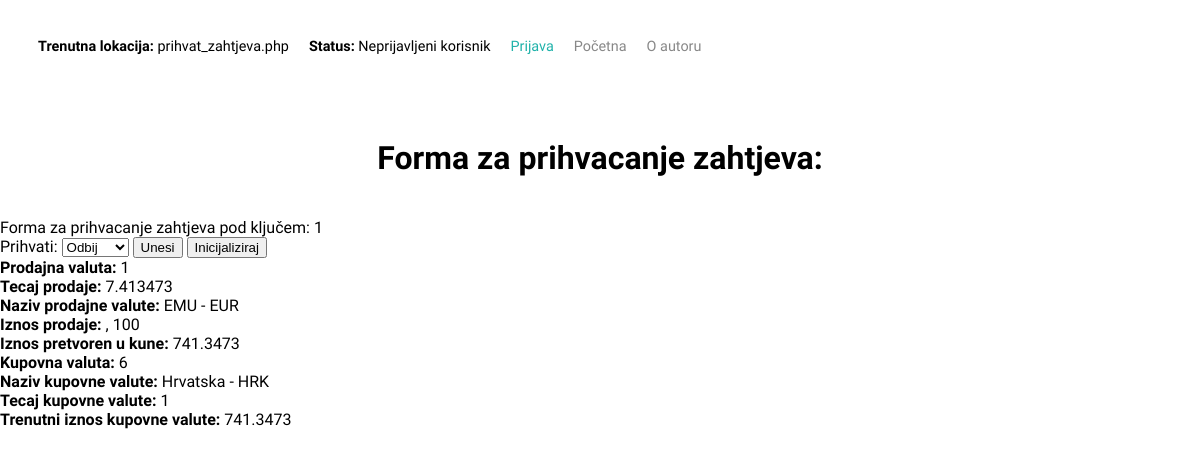
Screenshot of /prihvat_zahtjeva.php?id=1 with the database file from the repository.
### tables this page shows
CREATE TABLE IF NOT EXISTS `zahtjev` (
  `zahtjev_id` INT NOT NULL AUTO_INCREMENT,
  `korisnik_id` INT NOT NULL,
  `iznos` DECIMAL NOT NULL,
  `prodajem_valuta_id` INT NOT NULL,
  `kupujem_valuta_id` INT NOT NULL,
  `datum_vrijeme_kreiranja` DATETIME NOT NULL,
  `prihvacen` TINYINT(1) NOT NULL,
  PRIMARY KEY (`zahtjev_id`),
  INDEX `fk_zahtjev_valuta1_idx` (`prodajem_valuta_id` ASC),
  INDEX `fk_zahtjev_valuta2_idx` (`kupujem_valuta_id` ASC),
  INDEX `fk_zahtjev_korisnik1_idx` (`korisnik_id` ASC),
  CONSTRAINT `fk_zahtjev_valuta1`
    FOREIGN KEY (`prodajem_valuta_id`)
    REFERENCES `valuta` (`valuta_id`)
    ON DELETE NO ACTION
    ON UPDATE NO ACTION,
  CONSTRAINT `fk_zahtjev_valuta2`
    FOREIGN KEY (`kupujem_valuta_id`)
    REFERENCES `valuta` (`valuta_id`)
    ON DELETE NO ACTION
    ON UPDATE NO ACTION,
  CONSTRAINT `fk_zahtjev_korisnik1`
    FOREIGN KEY (`korisnik_id`)
    REFERENCES `korisnik` (`korisnik_id`)
    ON DELETE NO ACTION
    ON UPDATE NO ACTION);

CREATE TABLE IF NOT EXISTS `valuta` (
  `valuta_id` INT NOT NULL AUTO_INCREMENT,
  `moderator_id` INT NOT NULL,
  `naziv` VARCHAR(50) NOT NULL,
  `tecaj` DOUBLE NOT NULL,
  `slika` TEXT NOT NULL,
  `zvuk` TEXT NULL COMMENT '	',
  `aktivno_od` TIME NULL,
  `aktivno_do` TIME NULL,
  `datum_azuriranja` DATE NULL,
  PRIMARY KEY (`valuta_id`),
  INDEX `fk_liga_korisnik1_idx` (`moderator_id` ASC),
  CONSTRAINT `fk_liga_korisnik1`
    FOREIGN KEY (`moderator_id`)
    REFERENCES `korisnik` (`korisnik_id`)
    ON DELETE NO ACTION
    ON UPDATE NO ACTION);

### prihvat_zahtjeva.php (the view, shortened to what this page needs)
<?php
include("zaglavljeproba.php");
$veza = spojiSeNaBazu();
$id_prihvat = $_GET["id"];
?>
<!DOCTYPE html>
<html lang="en">
<head>
	<link href="jkovacevi.css" rel="stylesheet" type="text/css">
</head>
<body>
	<br>
	<div class="container">
		<div class="naslov">
			<h1>Forma za prihvacanje zahtjeva:</h1>
		</div>
	</div>
	<br>
	<?php
	echo "Forma za  prihvacanje zahtjeva pod ključem: $id_prihvat";
	?>
	<form id="obrazac" name="obrazac" method="post" action="<?php echo $_SERVER["PHP_SELF"] . "?id={$id_prihvat}"; ?>">
		<label for="prihvacen">Prihvati:</label>
		<select name="prihvacen">
			<option value="0">Odbij</option>
		</select>
		<input class="pok" name="submit" type="submit" value="Unesi" />
		<input id="reset" class="pok" type="reset" name="reset" value="Inicijaliziraj" />
	</form>
	<?php
	$result2 = mysqli_query($veza, "SELECT * FROM zahtjev WHERE zahtjev_id= '{$id_prihvat}'");
	$row = mysqli_fetch_array($result2);
	$prodajem_valutu = $row[3];
	echo "<span><strong>Prodajna valuta: </strong>$prodajem_valutu</span><br/>";
	$result3 = mysqli_query($veza, "SELECT * FROM valuta WHERE valuta_id= '{$prodajem_valutu}'");
	$row = mysqli_fetch_array($result3);
	$tecaj = $row[3];
	echo "<span><strong>Tecaj prodaje: </strong>$tecaj</span><br/>";
	$result7 = mysqli_query($veza, "SELECT * FROM valuta WHERE valuta_id= '{$prodajem_valutu}'");
	$row = mysqli_fetch_array($result7);
	$naziv_prodaje = $row[2];
	echo "<span><strong>Naziv prodajne valute: </strong>$naziv_prodaje</span><br/>";
	$result4 = mysqli_query($veza, "SELECT * FROM zahtjev WHERE zahtjev_id= '{$id_prihvat}'");
	$row = mysqli_fetch_array($result4);
	$iznos2 = $row[2];
	echo "<span><strong>Iznos prodaje: </strong>, $iznos2</span><br/>";
	$pretvorba = $iznos2 * $tecaj;
	echo "<span><strong>Iznos pretvoren u kune: </strong>$pretvorba</span><br/>";
	$result5 = mysqli_query($veza, "SELECT * FROM zahtjev WHERE zahtjev_id= '{$id_prihvat}'");
	$row = mysqli_fetch_array($result5);
	$kupujem_valutu = $row[4];
	echo "<span><strong>Kupovna valuta: </strong>$kupujem_valutu</span><br/>";
	$result8 = mysqli_query($veza, "SELECT * FROM valuta WHERE valuta_id= '{$kupujem_valutu}'");
	$row = mysqli_fetch_array($result8);
	$naziv_kupovne = $row[2];
	echo "<span><strong>Naziv kupovne valute: </strong>$naziv_kupovne</span><br/>";
	$result6 = mysqli_query($veza, "SELECT * FROM valuta WHERE valuta_id= '{$kupujem_valutu}'");
	$row = mysqli_fetch_array($result6);
	$tecajnovi = $row[3];
	echo "<span><strong>Tecaj kupovne valute: </strong>$tecajnovi</span><br/>";
	$pretvorbanova = $pretvorba / $tecajnovi;
	echo "<span><strong>Trenutni iznos kupovne valute: </strong>$pretvorbanova</span><br/>";
	?>
</body>
</html>

### jkovacevi.css (style rules this page uses)
body { margin:0px; font-family: 'Inconsolata', monospace, bold; }
h1 { font-family: 'Inconsolata', monospace; text-align: center; }
.container { display: grid; grid-template-columns: 1fr; }

### rows the page displays
zahtjev: prodajem_valuta "1", iznos "100", iznos.tecaj "741.3473", kupujem_valuta "6"
valuta: tecaj "7.413473", naziv "EMU - EUR"
valuta: naziv "Hrvatska - HRK", tecaj "1"

### other values shown
$trenutna "prihvat_zahtjeva.php"
$id_prihvat "1"
$pretvorbanova "741.3473"
